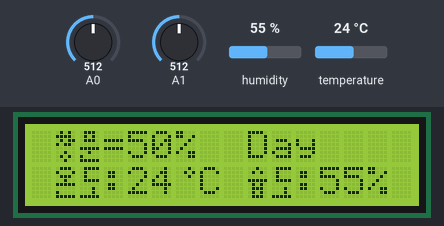
The sketch below on a simulated Arduino Uno, built with avr-gcc and run on an emulated ATmega328P. Parts: 16×2 character LCD. The inputs (shaded band) are chosen by the test bench; at power-on: A1 = 512, humidity 55 %, A0 = 512, temperature 24 °C. What the sketch prints to the serial monitor is not drawn.

Above: at 0.3 s.
1.4 s: A1 set to 482
At 3.2 s:
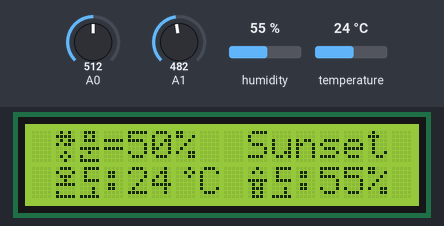
4.9 s: A1 set to 257
6.9 s: A1 set to 237
At 8.7 s:
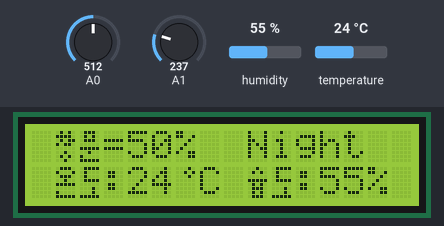
11.5 s: A1 set to 510
At 13.0 s:
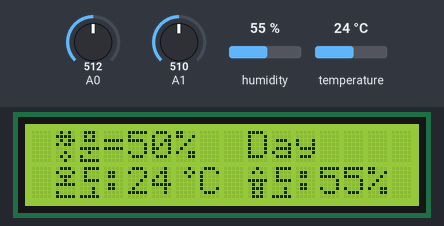
17.8 s: humidity set to 22 %
At 20.7 s:
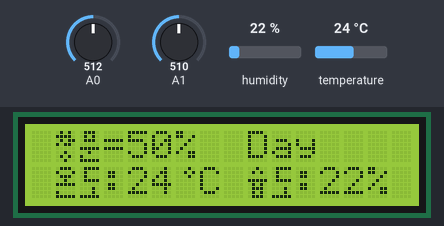
21.4 s: A0 set to 490
At 22.9 s:
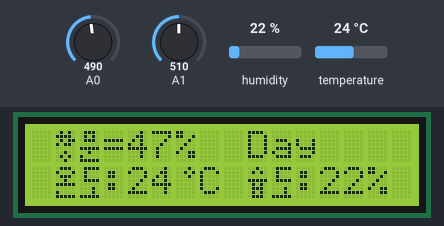
Timing chart, 0 to 24.4 s (numbered marks = the images above; inputs shaded):
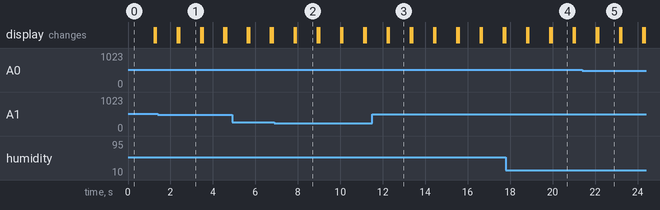

Measured:
- the behaviour switches between 501 and 500 on A1 (found by bisection; images 0 and 1)
- the behaviour switches between 250 and 249 on A1 (found by bisection; images 1 and 2)
- after the input at 1.4 s, the display: first differs from a run without the input after 0.95 s (image 1 shows a later state)
- after the input at 6.9 s, the display: first differs from a run without the input after 1.0 s (image 2)
- after the input at 11.5 s, the display: first differs from a run without the input after 0.79 s (image 3)
- what the display in image 1 shows lasts 1.0 s, from 2.4 s to 3.4 s

The sketch:

DHTLCD.ino
```cpp
#include <DHT.h>
#include <DHT_U.h>
#include <Wire.h>
#include <LiquidCrystal_I2C.h>
#define DHTPIN 8
#define DHTTYPE DHT11

DHT dht(DHTPIN, DHTTYPE);

LiquidCrystal_I2C lcd(0x27,20,4);

    byte W0[8]={B01010,B11110,B01011,B10110,B00000,B00100,B01010,B00100};
    byte W1[8]={B01110,B01010,B01110,B00000,B11111,B00100,B10000,B11111};

    byte T2[8]={B01110,B10001,B01110,B00100,B11111,B00000,B10000,B11111};
    byte T3[8]={B01111,B01000,B01000,B01111,B00000,B00010,B00010,B11111};
    byte T4[8]={B00010,B00101,B00010,B00000,B00000,B00000,B00000,B00000};

    byte H5[8]={B00100,B01010,B00000,B11111,B01010,B01110,B01010,B01110};
    byte H6[8]={B01111,B01000,B01000,B01111,B00000,B00010,B00010,B11111};


int CDS,VR;
int winVR,motVR;
void setup()
{
  Serial.begin(9600);
  dht.begin();
  lcd.init();
  lcd.backlight();
  lcd.begin(16,2);

}


void loop()
{

  VR=analogRead(0);
  winVR=map(VR,0,1023,0,100);
  motVR=map(VR,0,1023,0,360);
  lcd.createChar(0,W0);
  lcd.setCursor(0,0);
  lcd.createChar(1,W1);
  lcd.setCursor(1,0);

  lcd.write(byte(0));
  lcd.write(byte(1));

  lcd.print("=");
  Serial.print("창문 = ");
  lcd.print(winVR);
  lcd.print("%");
  Serial.print(VR);

  CDS=analogRead(1);

  lcd.setCursor(9,0);
  if(CDS>500)
  {
    lcd.print("Day");
  }
  else if(CDS<250)
  {
    lcd.print("Night");
  }
  else
  {
    lcd.print("Sunset");
  }

  Serial.print(" 햇빛량=");
  Serial.println(CDS);

  int hum,tem;
  tem=dht.readTemperature();
  hum=dht.readHumidity();


  lcd.createChar(2,T2);
  lcd.setCursor(0,1);
  lcd.createChar(3,T3);
  lcd.setCursor(1,1);

  lcd.write(byte(2));
  lcd.write(byte(3));
  lcd.print(":");
  Serial.print("온도 : ");
  lcd.print(tem);

  lcd.createChar(4,T4);
  lcd.setCursor(6,1);
  lcd.write(byte(4));

  lcd.print("C ");
  Serial.print(tem);

  lcd.createChar(5,H5);
  lcd.setCursor(8,1);
  lcd.createChar(6,H6);
  lcd.setCursor(9,1);

  lcd.write(byte(5));
  lcd.write(byte(6));
  lcd.print(":");
  Serial.print("습도 : ");
  lcd.print(hum);
  lcd.print("%");
  Serial.println(hum);
  delay(1000);
  lcd.clear();


}
```
